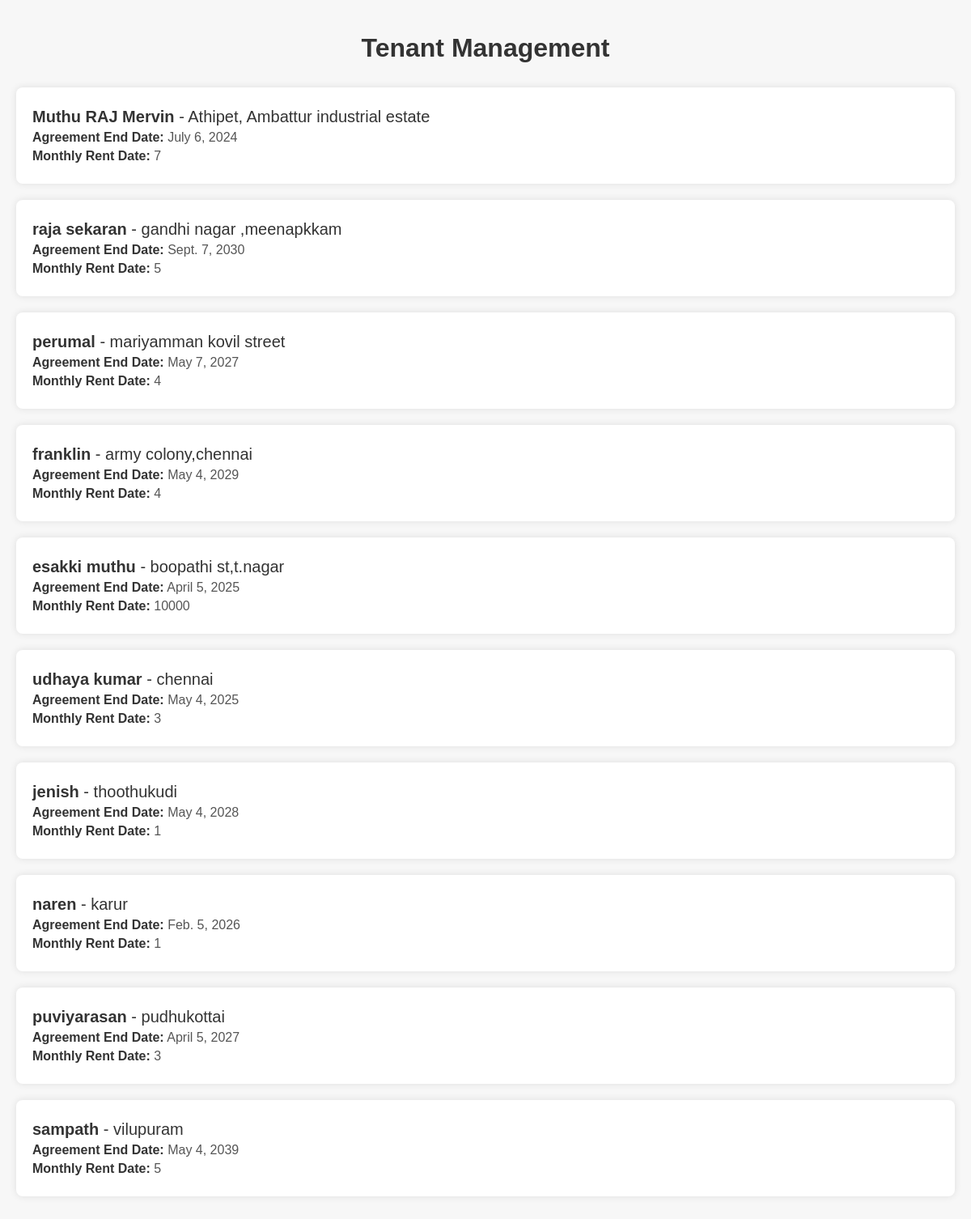
The page /tenant/ on the database its author committed.
### myapp/models.py (models this page shows)
class Tenant(models.Model):
    name = models.CharField(max_length=100)
    address = models.CharField(max_length=200)
    unit = models.ForeignKey(Unit, on_delete=models.CASCADE, related_name='tenants')
    agreement_end_date = models.DateField()
    monthly_rent_date = models.IntegerField()

### myapp/views.py (the view)
# urls.py: path('tenant/', views.tenant_management, name='tenant_management'),
def tenant_management(request):
    tenants = Tenant.objects.all()
    return render(request, 'tenant_management.html', {'tenants': tenants})

### myapp/templates/tenant_management.html (shortened to what this page needs)
<!DOCTYPE html>
<html lang="en">
<head>
</head>
<body>
    <h1>Tenant Management</h1>
    <ul>
        {% for tenant in tenants %}
            <li>
                <p style="font-size: 20px; color: #333;"><strong>{{ tenant.name }}</strong> - {{ tenant.address }}</p>
                <p><strong>Agreement End Date:</strong> {{ tenant.agreement_end_date }}</p>
                <p><strong>Monthly Rent Date:</strong> {{ tenant.monthly_rent_date }}</p>
            </li>
        {% endfor %}
    </ul>
</body>
</html>

### myapp/templates/tenant_management.html (style rules this page uses)
body { font-family: Arial, sans-serif; background-color: #f7f7f7; padding: 20px; margin: 0; }
h1 { text-align: center; color: #333; margin-bottom: 30px; }
ul { list-style: none; padding: 0; margin: 0; }
li { background-color: #fff; border-radius: 8px; padding: 20px; margin-bottom: 20px; box-shadow: 0 0 10px rgba(0, 0, 0, 0.1); }
p { margin: 5px 0; font-size: 16px; color: #555; }
strong { color: #333; }

### rows shown on the page
Tenant: name "Muthu RAJ Mervin", address "Athipet, Ambattur industrial estate", agreement_end_date "July 6, 2024", monthly_rent_date "7"
Tenant: name "raja sekaran", address "gandhi nagar ,meenapkkam", agreement_end_date "Sept. 7, 2030", monthly_rent_date "5"
Tenant: name "perumal", address "mariyamman kovil street", agreement_end_date "May 7, 2027", monthly_rent_date "4"
Tenant: name "franklin", address "army colony,chennai", agreement_end_date "May 4, 2029", monthly_rent_date "4"
Tenant: name "esakki muthu", address "boopathi st,t.nagar", agreement_end_date "April 5, 2025", monthly_rent_date "10000"
Tenant: name "udhaya kumar", address "chennai", agreement_end_date "May 4, 2025", monthly_rent_date "3"
Tenant: name "jenish", address "thoothukudi", agreement_end_date "May 4, 2028", monthly_rent_date "1"
Tenant: name "naren", address "karur", agreement_end_date "Feb. 5, 2026", monthly_rent_date "1"
Tenant: name "puviyarasan", address "pudhukottai", agreement_end_date "April 5, 2027", monthly_rent_date "3"
Tenant: name "sampath", address "vilupuram", agreement_end_date "May 4, 2039", monthly_rent_date "5"
